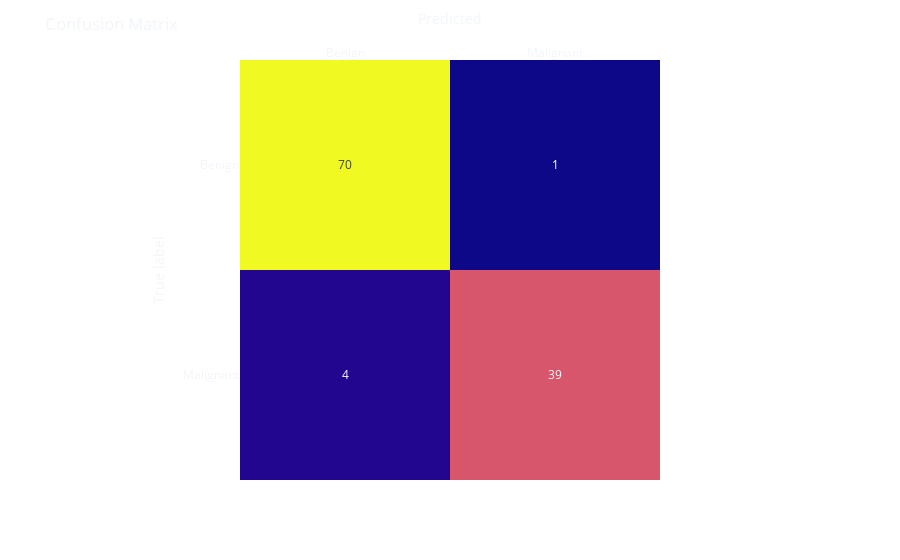

Notebook code for this chart:
### Markdown cell above
We will now create our classifier using `LogisticRegression`.

The `LogisticRegression` method, despite its name, is a classification algorithm rather than a regression algorithm. Based on a given set of independent variables, it is used to estimate discrete values.

We are passing through this model two parameters:

- `lbfgs`: Limited-memory Broyden–Fletcher–Goldfarb–Shanno (the optimizer).
- `max_iter`: max nº of iterations.

After this we will:

- `fit` the training data into our model ("_the learning_").
- We will calculate the accuracy of our model with `score`, using our test set.
- Use `predict` to create predictions for all samples in our test set.
- Plot the  `confusion_matrix`, which is basically a table that compares our predictions with the ground truth.

### Code cell
from sklearn.linear_model import LogisticRegression
from sklearn.metrics import confusion_matrix
import plotly.express as px

model = LogisticRegression(solver='lbfgs', max_iter=5000)

model.fit(x_train, y_train)

score = model.score(x_test,  y_test)

preds = model.predict(x_test)

matrix = confusion_matrix(y_test, preds)

print(f'Model Accuracy: ' + '{:.2f}'.format(score * 100) + ' %')

fig = px.imshow(matrix,
                labels=dict(x="Predicted", y="True label"),
                x=['Benign', 'Malignant'],
                y=['Benign', 'Malignant'],
                text_auto=True
                )
fig.update_xaxes(side='top')
fig.update_layout(template='plotly_dark',
                  title='Confusion Matrix',
                  coloraxis_showscale=False,
                  paper_bgcolor='rgba(0, 0, 0, 0)',
                  plot_bgcolor='rgba(0, 0, 0, 0)')
fig.show()

### Figure 1 — Plotly figure (JSON) as saved in the notebook; plotly's stock layout.template omitted (floating-point values rounded to 4 significant figures)
{"data": [{"coloraxis": "coloraxis", "hovertemplate": "Predicted: %{x}<br>True label: %{y}<br>color: %{z}<extra></extra>", "name": "0", "texttemplate": "%{z}", "type": "heatmap", "x": ["Benign", "Malignant"], "xaxis": "x", "y": ["Benign", "Malignant"], "yaxis": "y", "z": [[70, 1], [4, 39]]}], "layout": {"coloraxis": {"colorscale": [[0, "#0d0887"], [0.1111, "#46039f"], [0.2222, "#7201a8"], [0.3333, "#9c179e"], [0.4444, "#bd3786"], [0.5556, "#d8576b"], [0.6667, "#ed7953"], [0.7778, "#fb9f3a"], [0.8889, "#fdca26"], [1, "#f0f921"]], "showscale": false}, "margin": {"t": 60}, "paper_bgcolor": "rgba(0, 0, 0, 0)", "plot_bgcolor": "rgba(0, 0, 0, 0)", "title": {"text": "Confusion Matrix"}, "xaxis": {"anchor": "y", "constrain": "domain", "domain": [0, 1], "scaleanchor": "y", "side": "top", "title": {"text": "Predicted"}}, "yaxis": {"anchor": "x", "autorange": "reversed", "constrain": "domain", "domain": [0, 1], "title": {"text": "True label"}}}}
